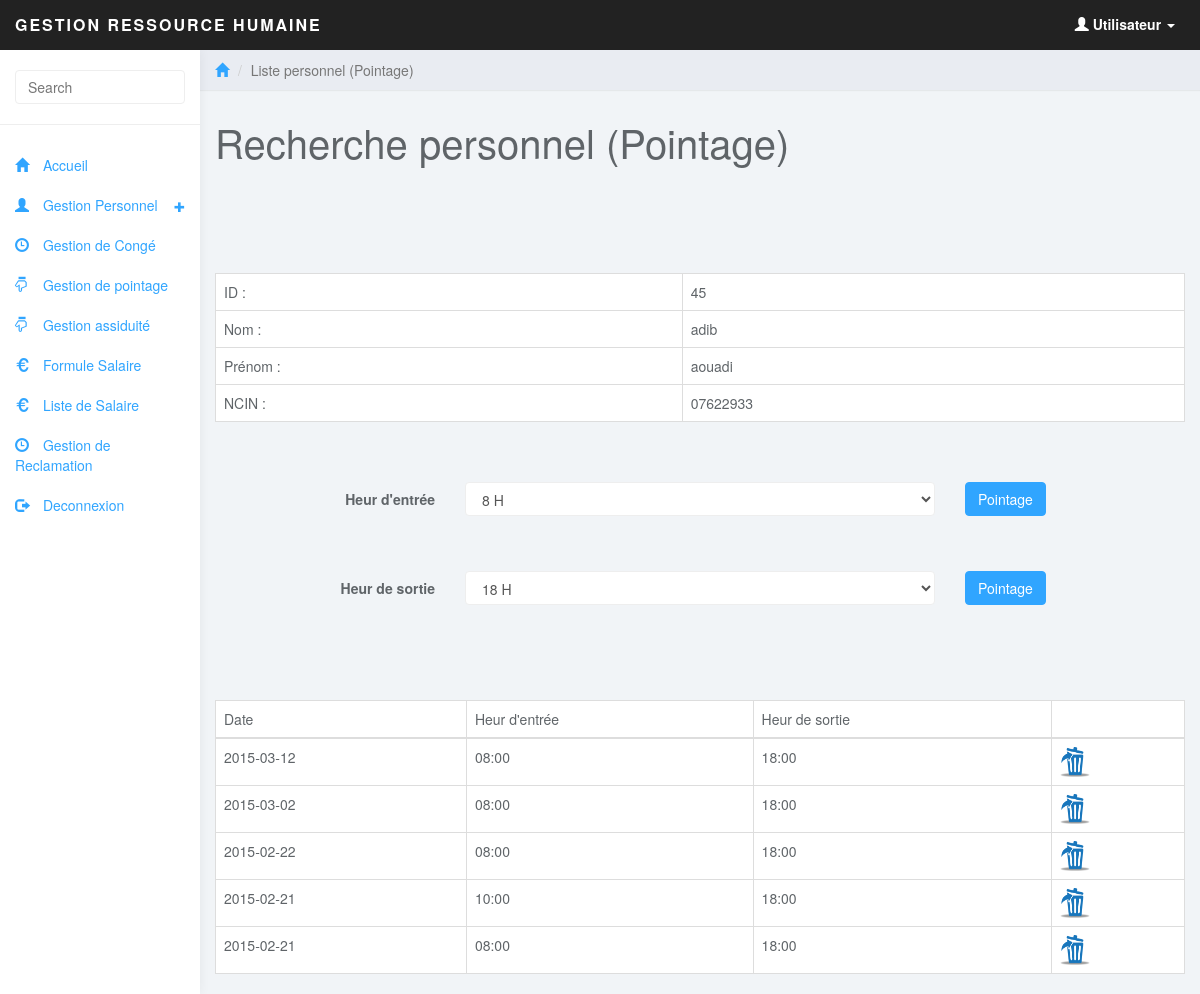
The app's page /user/afficher_pointage.php?id=45 with its own data.
### tables this page shows
CREATE TABLE IF NOT EXISTS `personnel` (
  `id_personnel` int(100) NOT NULL AUTO_INCREMENT,
  `poste` text NOT NULL,
  `ncin` text NOT NULL,
  `email` text NOT NULL,
  `tel` text NOT NULL,
  `nom` text NOT NULL,
  `prenom` text NOT NULL,
  `id_departement` int(11) NOT NULL,
  `id_user` int(11) NOT NULL,
  PRIMARY KEY (`id_personnel`),
  KEY `id_departement` (`id_departement`),
  KEY `id_user` (`id_user`)
);

CREATE TABLE IF NOT EXISTS `pointage` (
  `id_pointage` int(100) NOT NULL AUTO_INCREMENT,
  `date_t` date NOT NULL,
  `mois` text NOT NULL,
  `heur_e` text NOT NULL,
  `heur_s` text,
  `id_personnel` int(100) NOT NULL,
  PRIMARY KEY (`id_pointage`),
  KEY `id_personnel` (`id_personnel`)
);

### user/class/class.php (called while the page is built, shortened)
<?php
 require_once("DataBase.php");
 require_once("user.php");
 require_once("personnel.php");
 require_once("pointage.php");
  $per= new personnel();
?>

### user/class/DataBase.php (called while the page is built, shortened)
<?php
class Database {
	public static function connect() {
			$connexion = new PDO('mysql:host=localhost;dbname=rh', 'root', '');
			$connexion->exec("SET CHARACTER SET utf8");
		return $connexion;
	}
}
?>

### user/class/personnel.php (called while the page is built, shortened)
<?php
require_once("DataBase.php");
class personnel
{
	public function select_personnel($id)
	{
		$select = DataBase::connect()->query("select * from personnel as p INNER JOIN departement as d ON p.id_departement=d.id_departement where id_personnel=$id");
		$liste = $select->fetchAll(PDO::FETCH_ASSOC);
		return $liste;
	}
}
?>

### user/class/pointage.php (the view, shortened to what this page needs)
<?php
require_once("DataBase.php");
class pointage
{
	public function liste_pointage($id)
	{
		$select = DataBase::connect()->query("select * from pointage where id_personnel=$id ORDER BY id_pointage DESC");
		while($donnees = $select->fetch(PDO::FETCH_OBJ))
		{
			$id_pointage = $donnees->id_pointage;
			$date_t = $donnees->date_t;
			$heur_e = $donnees->heur_e;
			$heur_s = $donnees->heur_s;
			$id_personnel = $donnees->id_personnel;
			echo"<tr>";
			echo"<td>";
			echo $date_t;
			echo"</td>";
			echo"<td>";
			echo $heur_e;
			echo"</td>";
			echo"<td>";
			if($heur_s!="00:00:00"){
			echo $heur_s;
			}
			echo"</td>";
			echo "<td>";
			echo "<a href='supprimer_pointage.php?id=$id_pointage&id_personnel=$id_personnel'  onclick='if (confirm(&quot;Voulez vous vraiment supprimer le Pointage ? &quot;)) { return true; } return false;'>";
			echo " <img src='img/del.png' width='30' height='30'></img> </a>";
			echo "</td>";
			echo"</tr>";
		}
	}
}
?>

### user/include/header.php (shortened to what this page needs)
<!DOCTYPE html>
<?php
require_once('class/class.php');
?>
<html>
<head>
<link href="css/bootstrap.min.css" rel="stylesheet">
<link href="css/datepicker3.css" rel="stylesheet">
<link href="css/styles.css" rel="stylesheet">
</head>
<body>
	<nav class="navbar navbar-inverse navbar-fixed-top" role="navigation">
		<div class="container-fluid">
			<div class="navbar-header">
				<a class="navbar-brand" href="accueil.php"><span><strong>Gestion ressource humaine</strong></span></a>
				<ul class="user-menu">
					<li class="dropdown pull-right">
						<a href="#" class="dropdown-toggle" data-toggle="dropdown"><span class="glyphicon glyphicon-user"></span><strong> Utilisateur</strong> <span class="caret"></span></a>
					</li>
				</ul>
			</div>
		</div>
	</nav>
	<div id="sidebar-collapse" class="col-sm-3 col-lg-2 sidebar">
		<form role="search">
			<div class="form-group">
				<input type="text" class="form-control" placeholder="Search">
			</div>
		</form>
		<ul class="nav menu">
			<li><a href="accueil.php"><span class="glyphicon glyphicon-home"></span> Accueil</a></li>
			<li class="parent">
				<a href="liste_personnel.php">
					<span class="glyphicon glyphicon-user"></span> Gestion Personnel <span data-toggle="collapse" href="#sub-item-1" class="icon pull-right"><em class="glyphicon glyphicon-s glyphicon-plus"></em></span>
				</a>
			</li>
			<li><a href="liste_conge.php"><span class="glyphicon glyphicon-time"></span> Gestion de Congé</a></li>
		<li><a href="chercher_liste_pointage.php"><span class="glyphicon glyphicon-hand-down"></span> Gestion de pointage</a></li>
		<li><a href="liste_assiduite.php"><span class="glyphicon glyphicon-hand-down"></span> Gestion assiduité</a></li>
		<li><a href="liste_poste.php"><span class="glyphicon glyphicon-euro"></span> Formule Salaire</a></li>
		<li><a href="liste_salaire.php"><span class="glyphicon glyphicon-euro"></span> Liste de Salaire</a></li>
			<li><a href="liste_reclamation.php"><span class="glyphicon glyphicon-time"></span> Gestion de Reclamation</a></li>
			<li><a href="class/logout.php"><span class="glyphicon glyphicon-log-out"></span> Deconnexion</a></li>
			</ul>
		</div>

### user/afficher_pointage.php (shortened to what this page needs)
<?php
include('include/header.php')
?>
	<div class="col-sm-9 col-sm-offset-3 col-lg-10 col-lg-offset-2 main">
		<div class="row">
			<ol class="breadcrumb">
				<li><a href="#"><span class="glyphicon glyphicon-home"></span></a></li>
				<li class="active">Liste personnel (Pointage)</li>
			</ol>
		</div>
		<div class="row">
			<div class="col-lg-12">
				<h1 class="page-header">Recherche personnel (Pointage)</h1>
			</div>
		</div>
		<br><br>
			<?php
		$id = $_GET['id'];
		$liste = $per->select_personnel($id);
		foreach($liste as $row) {
		?>
		<br><br>
<table class="table table-responsive table-bordered table-hover">
<tr>
<td>
ID :
</td>
<td>
<?php echo $row['id_personnel']; ?>
</td>
</tr>
<tr>
<td>
Nom :
</td>
<td>
<?php echo $row['nom']; ?>
</td>
</tr>
<tr>
<td>
Prénom :
</td>
<td>
  <?php echo $row['prenom']; ?>
</td>
</tr>
<tr>
<td>
NCIN :
</td>
<td>
 <?php echo $row['ncin']; ?>
</td>
</tr>
</table>
<?php } ?>
<br><br>
<form class="form-horizontal"  name="entre" id="entre" role="form" method="post" action="<?php echo $_SERVER['PHP_SELF']."?id=".$_GET['id']; ?>">
 <div class="form-group">
      <label for="firstname" class="col-sm-3 control-label">Heur d'entrée</label>
      <div class="col-sm-6">
<select class="form-control" name="entre">
<option value="08:00">8 H</option>
</select>
	  </div>
	   <div class="col-sm-3">
	   <input type="submit" class="btn btn-primary" name="submit_entre" id="entre" value="Pointage">
	   </div>
	   </div>
	   </form>
 <br><br>
<form class="form-horizontal" id="sortie" role="form" method="post" action="<?php echo $_SERVER['PHP_SELF']."?id=".$_GET['id']; ?>">
  <div class="form-group">
      <label for="firstname" class="col-sm-3 control-label">Heur de sortie</label>
      <div class="col-sm-6">
<select class="form-control" name="sortie">
<option selected value="18:00">18 H</option>
</select>
	  </div>
	   <div class="col-sm-3">
	   <input type="submit" class="btn btn-primary" name="submit_sortie" id="sortie" value="Pointage">
	   </div>
	   </div>
</form>
<br><br>
<br>
<br>
		<table class='table table-responsive table-bordered table-hover'>
		<thead>
		<tr>
		<td>Date</td><td>Heur d'entrée</td> <td>Heur de sortie</td> <td></td>
		</tr>
		</thead>
		<tbody>
		<?php
		$point->liste_pointage($id);
		?>
		</tbody>
		</table>
	</div>
</body>
</html>

### user/css/styles.css (style rules this page uses)
body { background: #f1f4f7; padding-top: 50px; color: #5f6468; }
a, a:hover, a:focus { color: #30a5ff; }
h1, h2, h3, h4, h5, h6 { color: #5f6468; }
h1 { font-weight: 300; font-size: 40px; }
.glyphicon-s { font-size: 0.75em; }
.form-control { border: 1px solid #eee; box-shadow: none; }
.navbar-header .navbar-brand { color: #fff; font-size: 16px; text-transform: uppercase; font-weight: 500; letter-spacing: 2px; }
.navbar-header .navbar-brand span { color: white; }
.btn-primary, .btn-primary:hover, .btn-primary:focus, .btn-primary:active, .btn-primary.active, .open > .dropdown-toggle.btn-primary, .btn-primary.disabled, .btn-primary[disabled], fieldset[disabled] .btn-primary, .btn-primary.disabled:hover, .btn-primary[disabled]:hover, fieldset[disabled] .btn-primary:hover, .btn-primary.disabled:focus, .btn-primary[disabled]:focus, fieldset[disabled] .btn-primary:focus, .btn-primary.disabled:active, .btn-primary[disabled]:active, fieldset[disabled] .btn-primary:active, .btn-primary.disabled.active, .btn-primary[disabled].active, fieldset[disabled] .btn-primary.active { background-color: #30a5ff; border-color: #30a5ff; }
.navbar { border: 0; }
.user-menu { display: inline-block; margin-top: 14px; margin-right: 10px; float: right; list-style: none; padding: 0; }
.user-menu a { color: #fff; }
.sidebar { display: block; background-color: #fff; padding: 0; display: none; }
.sidebar form { padding: 20px 15px 5px 15px; border-bottom: 1px solid #eee; margin-bottom: 20px; }
@media (min-width: 768px) { .sidebar { display: block; position: fixed; top: 50px; bottom: 0; left: 0; z-index: 1000; display: block; margin: 0; padding: 0; overflow-x: hidden; overflow-y: auto; background-color: #fff; box-shadow: 1px 0px 10px rgba(0, 0, 0, .05); } }
@media (min-width: 768px) { .navbar-header { width: 100%; } }
.sidebar span.glyphicon { margin-right: 10px; }
.breadcrumb { border-radius: 0; padding: 10px 15px; background: #e9ecf2; box-shadow: 0 1px 1px rgba(0, 0, 0, .05); margin: 0 ; }
h1.page-header { margin-top: 30px; border-bottom: 0; }
.table { background: #fff; }

### records on screen
personnel: id_personnel "45", nom "adib", prenom "aouadi", ncin "07622933"
pointage: date_t "2015-03-12", heur_e "08:00", heur_s "18:00"
pointage: date_t "2015-03-02", heur_e "08:00", heur_s "18:00"
pointage: date_t "2015-02-22", heur_e "08:00", heur_s "18:00"
pointage: date_t "2015-02-21", heur_e "10:00", heur_s "18:00"
pointage: date_t "2015-02-21", heur_e "08:00", heur_s "18:00"
